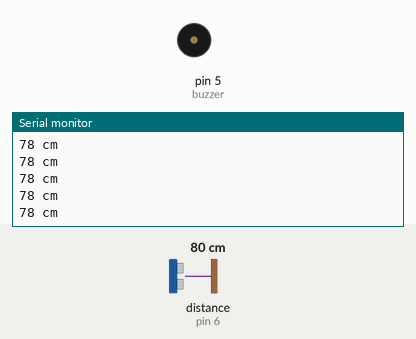
This sketch was run on a simulated Arduino Uno, built with avr-gcc and run on an emulated ATmega328P. Shown: buzzer (waves = sounding), the last lines printed to the serial monitor. Wiring (inferred from the names in the program): ultrasonic range finder: trigger pin 7; echo pin 6. The inputs (shaded band) are chosen by the test bench; at power-on: distance to the obstacle (sensor on pin 6) 80 cm. The echo pulse lasts 58.3 µs per cm.

Above: at 1.2 s.
1.3 s: distance to the obstacle (sensor on pin 6) set to 12 cm
At 2.2 s:
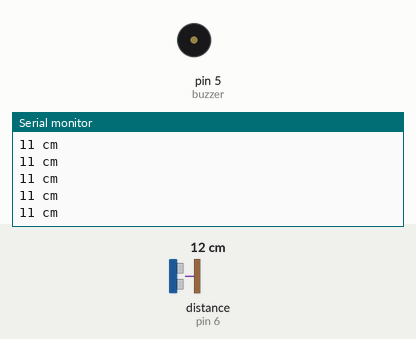
2.8 s: distance to the obstacle (sensor on pin 6) set to 9 cm
At 3.2 s:
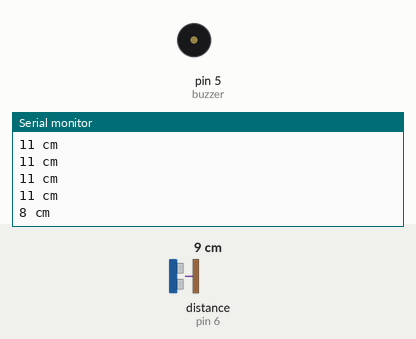
5.8 s: distance to the obstacle (sensor on pin 6) set to 18 cm
At 6.6 s:
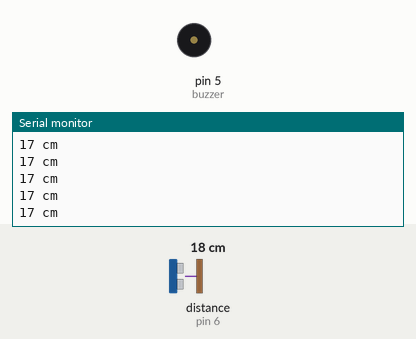
Timing chart, 0 to 8.8 s (numbered marks = the images above; inputs shaded):
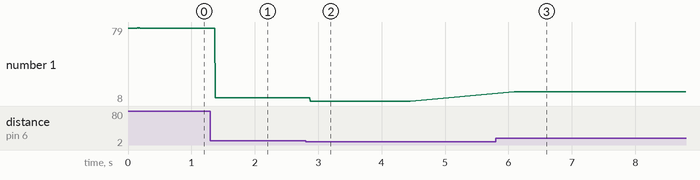

The sketch:

car_park_assistance.ino
```cpp
/* This script detects an object with the ultrasonic sensor (usually HCSR04) and notify the owner via the bluetooth.
This functionality can be added to the car's back to park safely. */


#include <SoftwareSerial.h>

SoftwareSerial my_bluetooth(10, 11);  // pass bluetooth pins

int echo = 6;    // ultrasonic sensor pins
int trig = 7;    // ultrasonic sensor pins
int buzzer = 5;  // buzzer connected to PWM digital pin

int distance;
int alarming_distance_in_cm = 10;


void setup() {
  Serial.begin(9600);        // initiate serial communication
  my_bluetooth.begin(9600);  // initiate bluetooth communication
  pinMode(echo, INPUT);
  pinMode(trig, OUTPUT);
  pinMode(buzzer, OUTPUT);
}


void loop() {
  // no alarm -> no sound
  noTone(buzzer);

  // produce ultrasonic
  digitalWrite(trig, LOW);
  delayMicroseconds(2);
  digitalWrite(trig, HIGH);
  delayMicroseconds(10);
  digitalWrite(trig, LOW);

  // receive ultrasonic
  float duration = pulseIn(echo, HIGH);

  // process data
  distance = duration * 0.034 / 2;  // convert into centimeter
  Serial.print(distance);
  Serial.println(" cm");

  // alarm scenario
  if (distance < alarming_distance_in_cm) {
    alarm();
  }
}


// function to notify
void alarm() {
  // send data
  if (my_bluetooth.available()) {  // check if bluetooth is available to connect
    my_bluetooth.print("Something is near me at ");
    my_bluetooth.print(distance);
    my_bluetooth.println(" cm");
  }

  // sound alarm
  for (int i = 800; i <= 1500; i++) {  // frequency range
    tone(buzzer, i);
    delay(1);
  }
  for (int i = 1500; i >= 600; i--) {  // frequency range
    tone(buzzer, i);
    delay(1);
  }
}
```

Measured:
- after the input at 1.3 s, the serial monitor: prints a new line after 0.07 s (image 1)
- after the input at 2.8 s, the serial monitor: prints a new line after 0.07 s (image 2)
- after the input at 5.8 s, the serial monitor: prints a new line after 0.29 s (image 3)
- plotted number 1: 78 → 11 after the input at 1.3 s, 11 → 8 after the input at 2.8 s, 8 → 17 after the input at 5.8 s
